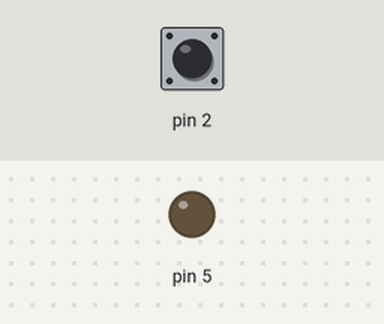
A sketch run on a simulated Arduino Uno, built with avr-gcc and run on an emulated ATmega328P. Parts: output pins drawn as LEDs (lit = HIGH). Dashed ring = blinking. Inputs (shaded band) come from the test bench; at power-on: pin 2 HIGH.

Above: at 1.2 s.
1.3 s: pin 2 pulsed LOW 5 times (0.12 s each, 0.3 s apart)
At 1.75 s:
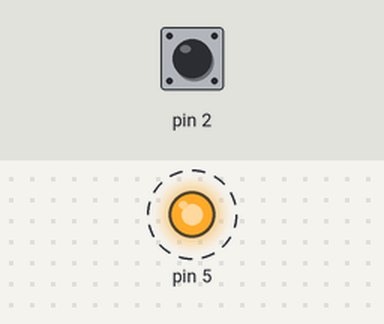
4.3 s: pin 2 pulled LOW for 0.15 s
At 4.7 s:
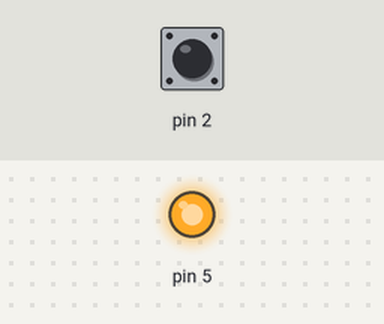
5.9 s: pin 2 pulled LOW for 1 s
At 7.1 s:
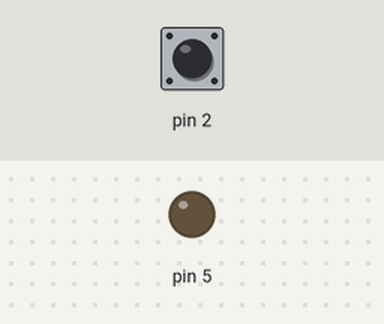
Timing chart, 0 to 8.9 s (numbered marks = the images above; inputs shaded):
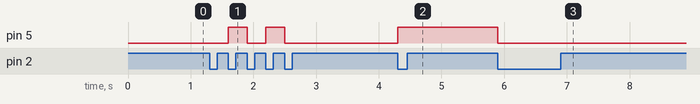

The sketch:

PushButtonLikeSwitch.ino
```cpp
int ledPin = PIN5;
int buttonApin = PIN2;

uint8_t isOn = HIGH;
uint8_t lastButtonState;
uint8_t currentButtonState;

void setup() {
  pinMode(ledPin, OUTPUT);
  pinMode(buttonApin, INPUT_PULLUP);
}

void loop() {
  lastButtonState = currentButtonState;
  currentButtonState = digitalRead(buttonApin);

  if (lastButtonState == HIGH && currentButtonState == LOW) {
    isOn = !isOn;
    digitalWrite(ledPin, isOn);
  }
}
```

Measured:
- after the input at 1.3 s, pin 5: alternates HIGH for 0.30 s and LOW for 0.30 s, 4 changes in all, then stays LOW, starting after 0.30 s
- after the input at 4.3 s, pin 5: LOW → HIGH at once
- after the input at 5.9 s, pin 5: HIGH → LOW at once
